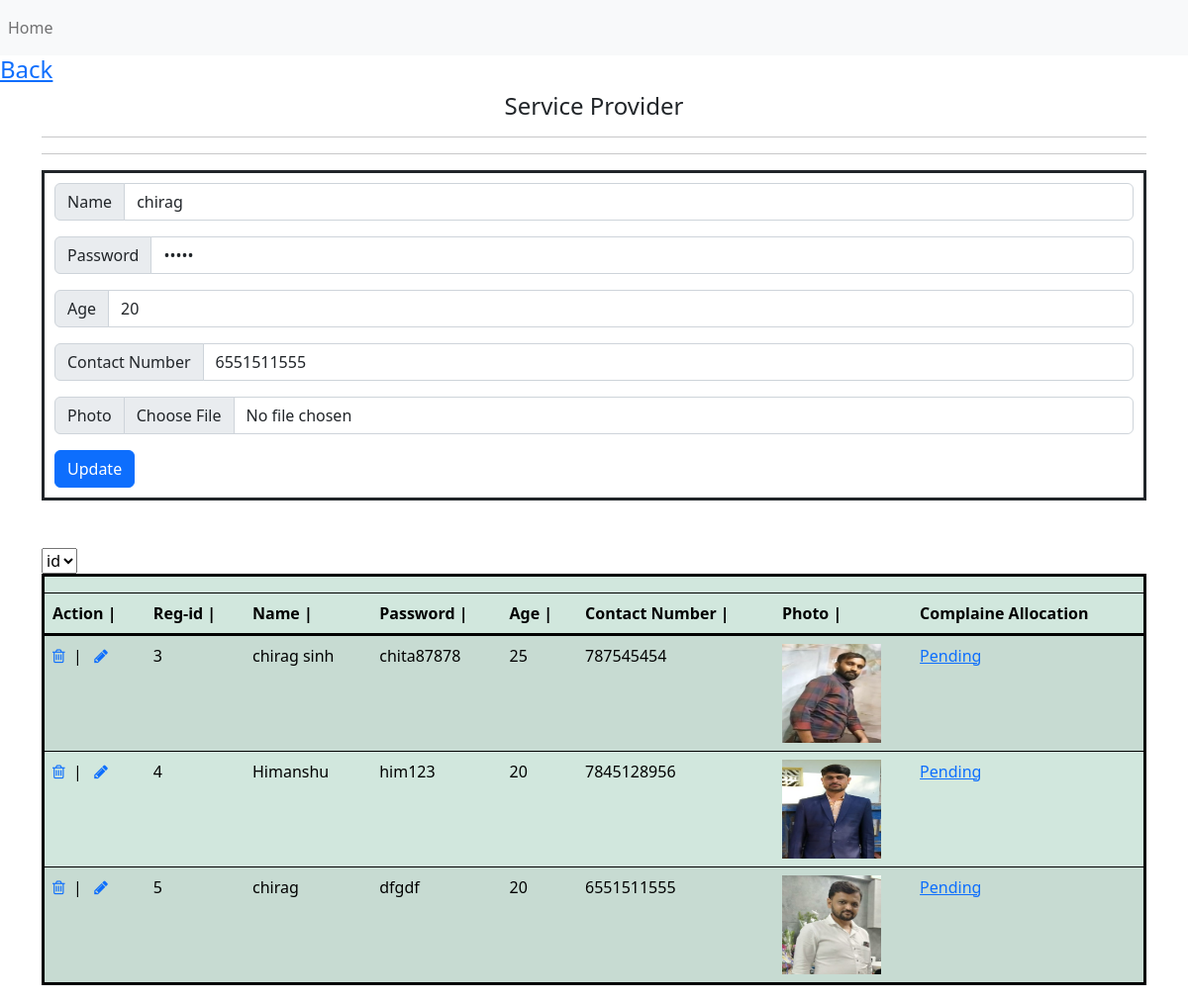
Screenshot of /Ass-2/Ass-2/service_provider.php?edit=5 (signed in) with the database file from the repository.
### tables this page shows
CREATE TABLE `service` (
  `reg_id` int(11) NOT NULL,
  `name` varchar(20) NOT NULL,
  `password` varchar(20) NOT NULL,
  `age` varchar(5) NOT NULL,
  `contact_number` varchar(10) NOT NULL,
  `photo` text NOT NULL,
  `complain_Allocation` enum('New','Pending','Completed') NOT NULL DEFAULT 'New'
);

### Ass-2/Ass-2/service_provider.php (the view, shortened to what this page needs)
<?php
include("connection.php");
$Queryd = "select * from service";
$data=mysqli_query($con, $Queryd);
if(isset($_REQUEST['edit']))
{
    $eid = $_REQUEST['edit'];
    $querye= "select * from service where reg_id = '$eid'";
    $edit=mysqli_query($con, $querye);
    $edit1=mysqli_fetch_array($edit);
}
?>
<!DOCTYPE html>
<html lang="en">
<head>
    <link href="https://cdn.jsdelivr.net/npm/bootstrap@5.2.0/dist/css/bootstrap.min.css" rel="stylesheet">
    <link rel="stylesheet" href="https://cdnjs.cloudflare.com/ajax/libs/font-awesome/4.7.0/css/font-awesome.min.css">
</head>
<body>
    <?php include("header.php")?>
    <h4> <a href="home.php">Back</a></h4>
    <div class="container">
        <h4> <center> Service Provider </center></h4><hr><hr>
        <div class="col" style="border: 3px solid ; padding: 10px;">
            <form class="row" method="POST" enctype="multipart/form-data">
                <div class="input-group mb-3">
                    <span class="input-group-text" id="basic-addon1">Name</span>
                    <input type="text" name="sname" class="form-control" placeholder="Service Provider name" value="<?php if(isset($_REQUEST['edit'])){echo $edit1['name'];} ?>" aria-label="Product Name" title="Service Provider name" aria-describedby="basic-addon1">
                </div>
                <div class="input-group mb-3">
                    <span class="input-group-text" id="basic-addon1">Password</span>
                    <input type="password" name="spass" class="form-control" placeholder="Password" value="<?php if(isset($_REQUEST['edit'])){echo $edit1['password'];} ?>" title="Password" aria-label="Product Description" aria-describedby="basic-addon1">
                </div>
                <div class="input-group mb-3">
                    <span class="input-group-text" id="basic-addon1">Age</span>
                    <input type="text" name="age" class="form-control" placeholder="Age" value="<?php if(isset($_REQUEST['edit'])){echo $edit1['age'];} ?>" title="Age" aria-label="Product Description" aria-describedby="basic-addon1">
                </div>
                <div class="input-group mb-3">
                    <span class="input-group-text" id="basic-addon1">Contact Number</span>
                    <input type="number" name="contact" class="form-control" placeholder="Contact Number" value="<?php if(isset($_REQUEST['edit'])){echo $edit1['contact_number'];} ?>" title="Contact Number" aria-label="Product Description" aria-describedby="basic-addon1">
                </div>
                <div class="input-group mb-3">
                    <span class="input-group-text" id="basic-addon1">Photo</span>
                    <input type="file" name="photo" class="form-control" placeholder="Photo" value="<?php if(isset($_REQUEST['edit'])){echo $edit1['photo'];} ?>" title="Photo" aria-label="Product Description" aria-describedby="basic-addon1">
                </div>
                <div class="col-6">
                <?php
                if($edit)
                {
                ?>
                    <input type="submit" name="btnupdate" value="Update" class="btn btn-primary">
                <?php
                }
                else
                {
                ?>
                    <input type="submit" name="btnsave" value="Save" class="btn btn-primary">
                <?php
                }
                ?>
                </div>
            </form>
        </div>
    </div>
    <br>
    <br>
    <div class="container">
        <form action="" >
            <table class="table table-success table-striped"  style="border:3px solid;">
                <thead style="border:3px solid;">
                    <tr>
                        <th colspan="13"></th>
                        <select name="cn">
                            <option value="pro_id">id</option>
                        </select>
                    </tr>
                    <th>Action |&nbsp;</th>
                    <th>Reg-id |&nbsp;</th>
                    <th>Name |&nbsp;</th>
                    <th>Password |&nbsp;</th>
                    <th>Age |&nbsp;</th>
                    <th>Contact Number |&nbsp;</th>
                    <th>Photo |&nbsp;</th>
                    <th>Complaine Allocation &nbsp;</th>
                </thead>
                <tbody style="border:3px solid;">
                    <?php
                        while($data1=mysqli_fetch_array($data))
                        {
                    ?>
                    <tr>
                            <td> <a href="service_provider.php?remove=<?php echo $data1['reg_id']; ?>" onclick=" return confirm('Are you sure to delete Service prodvider')"><i class="fa fa-trash-o"></i></a>&nbsp;&nbsp;|&nbsp;&nbsp;
                                <a href="service_provider.php?edit=<?php echo $data1['reg_id']; ?>" onclick=" return confirm('Are you sure update details')"><i class="fa fa-pencil"></i></a>
                            </td>
                            <td><?php  echo $data1['reg_id']; ?></td>
                            <td><?php  echo $data1['name']; ?> &nbsp;</td>
                            <td><?php  echo $data1['password']; ?> &nbsp;</td>
                            <td><?php  echo $data1['age']; ?></td>
                            <td><?php  echo $data1['contact_number']; ?></td>
                            <td> <img src="<?php  echo $data1['photo']; ?>" height="100" width="100" alt=""> </td>
                            <td> <a href="service_provider.php?sid=<?php echo $data1['reg_id'];?>&&ca=<?php echo $data1['complain_Allocation'];?>"><?php  echo $data1['complain_Allocation']; ?></a></td>
                    </tr>
                    <?php
                        }
                    ?>
                </tbody>
            </table>
        </form>
    </div>
</body>
</html>

### rows the page displays
service: sname "chirag", age "20", contact "6551511555", reg_id "5", name "chirag", password "dfgdf", contact_number "6551511555", photo (picture), complain_Allocation "Pending"
service: reg_id "3", name "chirag sinh", password "chita87878", age "25", contact_number "787545454", photo (picture), complain_Allocation "Pending"
service: reg_id "4", name "Himanshu", password "him123", age "20", contact_number "7845128956", photo (picture), complain_Allocation "Pending"
